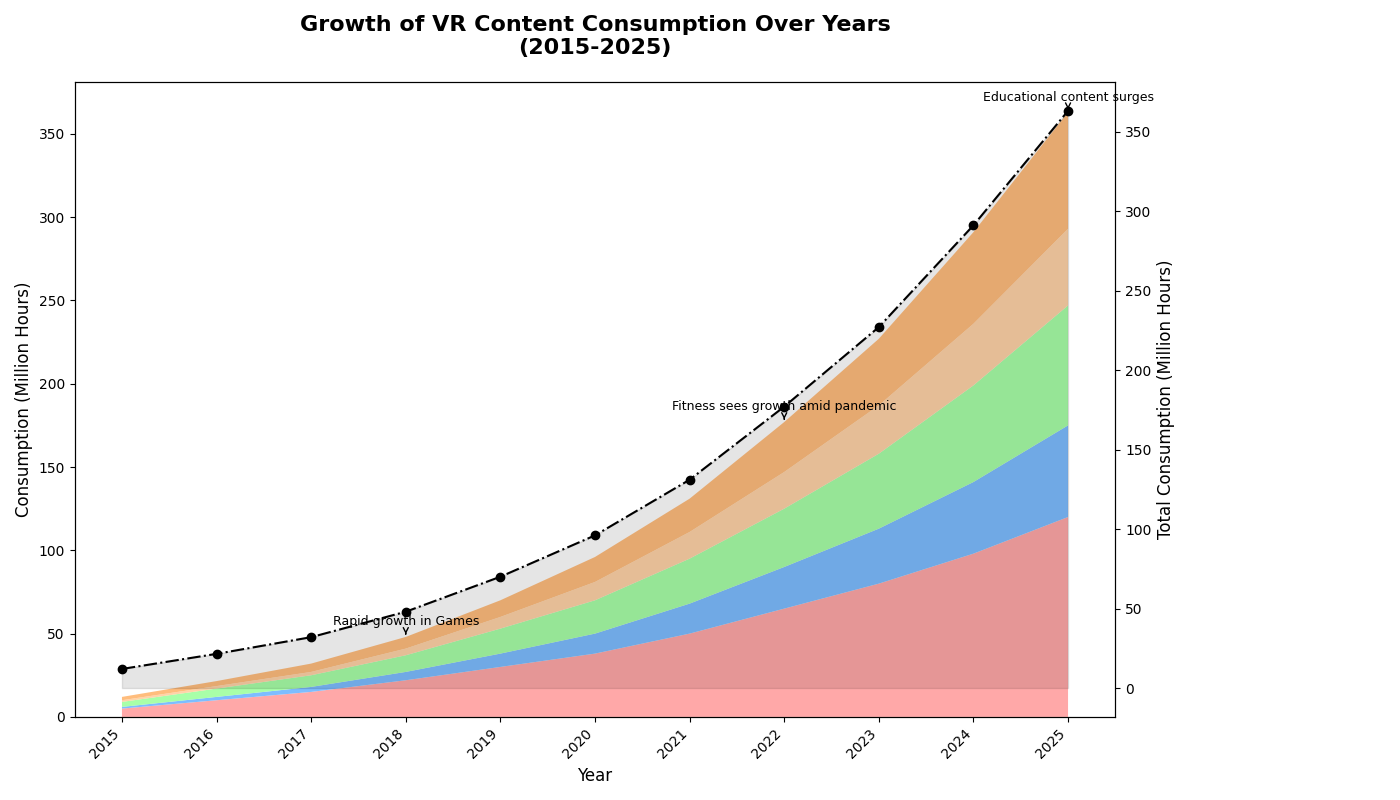

Generate this figure with Python:
import matplotlib.pyplot as plt
import numpy as np

years = np.arange(2015, 2026)
vr_data = np.array([
    [5, 10, 15, 22, 30, 38, 50, 65, 80, 98, 120],
    [1, 2, 3, 5, 8, 12, 18, 25, 33, 43, 55],
    [3, 5, 7, 10, 15, 20, 27, 35, 45, 58, 72],
    [1, 1.5, 2, 4, 7, 11, 16, 22, 29, 37, 46],
    [2, 3, 5, 7, 10, 15, 20, 30, 40, 55, 70]
])

fig, ax = plt.subplots(figsize=(14, 8))
colors = ['#FF9999', '#66B2FF', '#99FF99', '#FFCC99', '#FFB266']

ax.stackplot(years, vr_data, colors=colors, alpha=0.85)

ax.set_title('Growth of VR Content Consumption Over Years\n(2015-2025)', fontsize=16, fontweight='bold', pad=20)
ax.set_xlabel('Year', fontsize=12)
ax.set_ylabel('Consumption (Million Hours)', fontsize=12)
ax.set_xticks(years)
ax.set_xticklabels(years, rotation=45, ha='right')

annotations = {
    2022: 'Fitness sees growth amid pandemic',
    2018: 'Rapid growth in Games',
    2025: 'Educational content surges'
}

for year, annotation in annotations.items():
    ax.annotate(annotation, xy=(year, vr_data[:, years.tolist().index(year)].sum()), 
                xytext=(year, vr_data[:, years.tolist().index(year)].sum() + 7),
                arrowprops=dict(facecolor='black', arrowstyle='->'), fontsize=9, ha='center')

ax2 = ax.twinx()
total_consumption = vr_data.sum(axis=0)
ax2.plot(years, total_consumption, color='black', linestyle='-.', marker='o', linewidth=1.5)
ax2.fill_between(years, total_consumption, color='black', alpha=0.1)
ax2.set_ylabel('Total Consumption (Million Hours)', fontsize=12)

plt.tight_layout(rect=[0, 0, 0.85, 1])
plt.show()
